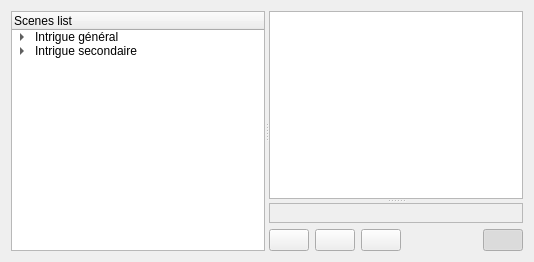
      <widget class="QWidget" name="lytTabOutline">
       <attribute name="title">
        <string>Outline</string>
       </attribute>
       <layout class="QVBoxLayout" name="verticalLayout_27">
        <item>
         <widget class="QSplitter" name="splitterOutlineH">
          <property name="orientation">
           <enum>Qt::Horizontal</enum>
          </property>
          <widget class="QTreeWidget" name="treeWidget_2">
           <property name="dragEnabled">
            <bool>true</bool>
           </property>
           <property name="dragDropMode">
            <enum>QAbstractItemView::DragOnly</enum>
           </property>
           <column>
            <property name="text">
             <string>Scenes list</string>
            </property>
           </column>
           <item>
            <property name="text">
             <string>Intrigue général</string>
            </property>
            <item>
             <property name="text">
              <string>Scène 1</string>
             </property>
            </item>
            <item>
             <property name="text">
              <string>Scène 2</string>
             </property>
            </item>
           </item>
           <item>
            <property name="text">
             <string>Intrigue secondaire</string>
            </property>
            <item>
             <property name="text">
              <string>Scène 1</string>
             </property>
            </item>
            <item>
             <property name="text">
              <string>Scène 2</string>
             </property>
            </item>
           </item>
          </widget>
          <widget class="QWidget" name="layoutWidget">
           <layout class="QVBoxLayout" name="verticalLayout_14">
            <item>
             <widget class="QSplitter" name="splitterOutlineV">
              <property name="orientation">
               <enum>Qt::Vertical</enum>
              </property>
              <widget class="outlineView" name="treePlanOutline">
               <property name="dragEnabled">
                <bool>true</bool>
               </property>
               <property name="dragDropMode">
                <enum>QAbstractItemView::DragDrop</enum>
               </property>
               <property name="defaultDropAction">
                <enum>Qt::MoveAction</enum>
               </property>
               <property name="selectionMode">
                <enum>QAbstractItemView::ExtendedSelection</enum>
               </property>
               <attribute name="headerStretchLastSection">
                <bool>false</bool>
               </attribute>
              </widget>
              <widget class="QFrame" name="frame">
               <property name="frameShape">
                <enum>QFrame::StyledPanel</enum>
               </property>
               <property name="frameShadow">
                <enum>QFrame::Raised</enum>
               </property>
               <layout class="QVBoxLayout" name="verticalLayout_13">
                <item>
                 <widget class="basicItemView" name="outlineItemEditor" native="true"/>
                </item>
               </layout>
              </widget>
             </widget>
            </item>
            <item>
             <layout class="QHBoxLayout" name="horizontalLayout_18">
              <item>
               <widget class="QPushButton" name="btnPlanAddFolder">
                <property name="text">
                 <string/>
                </property>
                <property name="icon">
                 <iconset theme="folder-new">
                  <normaloff/>
                 </iconset>
                </property>
               </widget>
              </item>
              <item>
               <widget class="QPushButton" name="btnPlanAddText">
                <property name="text">
                 <string/>
                </property>
                <property name="icon">
                 <iconset theme="document-new">
                  <normaloff/>
                 </iconset>
                </property>
               </widget>
              </item>
              <item>
               <widget class="QPushButton" name="btnPlanRemoveItem">
                <property name="text">
                 <string/>
                </property>
                <property name="icon">
                 <iconset theme="list-remove">
                  <normaloff/>
                 </iconset>
                </property>
               </widget>
              </item>
              <item>
               <spacer name="horizontalSpacer">
                <property name="orientation">
                 <enum>Qt::Horizontal</enum>
                </property>
                <property name="sizeHint" stdset="0">
                 <size>
                  <width>40</width>
                  <height>20</height>
                 </size>
                </property>
               </spacer>
              </item>
              <item>
               <widget class="QPushButton" name="btnPlanShowDetails">
                <property name="text">
                 <string/>
                </property>
                <property name="icon">
                 <iconset theme="text-x-generic">
                  <normaloff/>
                 </iconset>
                </property>
                <property name="checkable">
                 <bool>true</bool>
                </property>
                <property name="checked">
                 <bool>true</bool>
                </property>
               </widget>
              </item>
             </layout>
            </item>
           </layout>
          </widget>
         </widget>
        </item>
       </layout>
      </widget>
